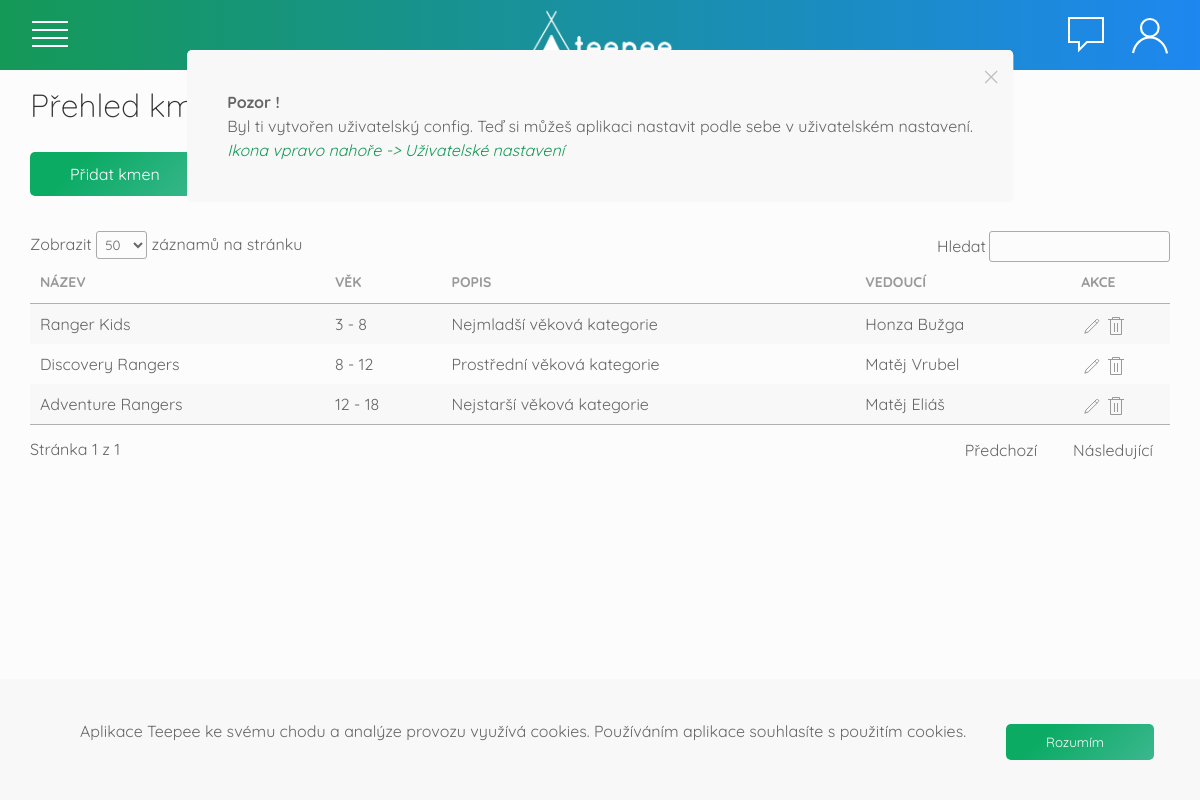
/kmeny (signed in), run on the app's committed database.
### tables this page shows
CREATE TABLE `kmen` (
  `id_kmenu` int(11) NOT NULL,
  `nazev` varchar(150) NOT NULL,
  `min_vek` int(2) NOT NULL,
  `max_vek` int(2) NOT NULL,
  `popis` text
);

CREATE TABLE `vedouci` (
  `id_vedouciho` int(11) NOT NULL,
  `jmeno` varchar(150) NOT NULL,
  `prezdivka` varchar(45) DEFAULT NULL,
  `prijmeni` varchar(150) NOT NULL,
  `datum_narozeni` date NOT NULL,
  `email` varchar(150) NOT NULL,
  `tel` varchar(17) NOT NULL,
  `login` varchar(50) NOT NULL,
  `heslo` text NOT NULL,
  `posledni_prihlaseni` datetime NOT NULL,
  `uroven` int(1) NOT NULL,
  `id_kmenu` int(11) DEFAULT NULL
);

### index.php (called while the page is built, shortened)
<?php
  try{
  $router = new RouterKontroler();
  $router->zpracuj(array($_SERVER["REQUEST_URI"]));
  $router->vypisPohled();
  }
  catch(Exception $e){
    $exception = "
    <h3><b>Ooops!</b> Něco se pokazilo</h3>
    Kód výjimky:<br>".
    $e->getMessage();
    $router->pridejZpravu($exception,"error");
    DB::syslog($exception,"exception",(isset($_SESSION["uzivatel"]->id_vedouciho)) ? $_SESSION["uzivatel"]->id_vedouciho : 0);
    die("<script>window.location.href = '/nastenka';</script>");
  }
 ?>

### model/DB.php (called while the page is built, shortened)
<?php
class DB {
  private static $spojeni;
  private static $nastaveni = array(
		PDO::ATTR_ERRMODE => PDO::ERRMODE_EXCEPTION,
    PDO::ATTR_EMULATE_PREPARES => false,
    PDO::ATTR_DEFAULT_FETCH_MODE => PDO::FETCH_ASSOC
	);
    public static function pripoj($server, $uzivatel, $heslo, $databaze)
    {
	  if (!isset(self::$spojeni))
      {
        $dsn = "mysql:host=$server;dbname=$databaze;charset=utf8";
			 self::$spojeni = new PDO(
				$dsn,
				$uzivatel,
				$heslo,
				self::$nastaveni
       );
	  }
	}
  public static function vsechnyKmeny(){
    $sql = "SELECT * FROM kmen ORDER BY min_vek ASC";
    $navrat = self::$spojeni->prepare($sql);
    $navrat->execute();
    return $navrat->fetchAll();
  }
  public static function vsichniVedouci($kmen = null){
    if($kmen !== null){
      $sql = "SELECT vedouci.*, kmen.nazev FROM vedouci,kmen WHERE vedouci.id_kmenu = kmen.id_kmenu AND kmen.nazev LIKE ? ";
    }
    else{
      $sql = "SELECT vedouci.*, kmen.nazev FROM vedouci,kmen WHERE vedouci.id_kmenu = kmen.id_kmenu";
    }
    $navrat = self::$spojeni->prepare($sql);
    if(isset($kmen)){
      $navrat->execute(array($kmen));
    }
    else {
      $navrat->execute();
    }
    return $navrat->fetchAll();
  }
}

### kontroler/KmenyKontroler.php (called while the page is built, shortened)
<?php
class KmenyKontroler extends Kontroler{
  public function zpracuj($parametry){
    if(isset($parametry[0])){
      $parametr = $parametry[0];
    }
    else{
      $parametr = null;
    }
    switch ($parametr) {
      default:
        $this->prehled();
        break;
    }
  }
  private function prehled(){
    $this->data["kmeny"] = DB::vsechnyKmeny();
  }
}
 ?>

### kontroler/RouterKontroler.php (called while the page is built, shortened)
<?php
class RouterKontroler extends Kontroler{
  protected $kontroler;
  public function zpracuj($parametry){
    $castiCesty = $this->parseURL($parametry[0]);
    $castNazKont = $this->camelCase(array_shift($castiCesty));
    $tridaKontroleru = $castNazKont . "Kontroler";
    if(file_exists("kontroler/$tridaKontroleru.php"))
      $this->kontroler = new $tridaKontroleru();
    else{
      $this->pridejZpravu("<b>404</b> <br> To, co hledáš, tady není","danger");
      $this->presmeruj("nastenka");
    }
    $this->kontroler->zpracuj($castiCesty);
    $this->kontroler->colorGenerator = new ColorGenerator();
    $this->kontroler->mailManager = new MailManager();
  }
  private function camelCase($text) {
      $text = str_replace("-", " ", $text);
      $text = ucwords($text);
      $text = str_replace(" ", "", $text);
      return $text;
  }
  private function parseURL($url) {
      $parsedURL = parse_url($url);
      $path = $parsedURL["path"];
      $path = ltrim($path,"/");
      $path = trim($path);
      $cutPath = explode("/", $path);
      return $cutPath;
  }
}

### view/kmeny.phtml (the view, shortened to what this page needs)
<div class="uk-width-1-1 uk-padding-small uk-padding-remove-top">
  <h2>Přehled kmenů</h2>
  <?php if($_SESSION["uzivatel"]->uroven >= SUPERUSER){ ?>
  <a href="#pridat-kmen" class="btn-green" uk-toggle>Přidat kmen</a>
  <?php } ?>
</div>
<div class="uk-width-1-1 uk-padding-small ">
    <div class=" uk-overflow-auto">
      <table class="data-tables uk-table uk-table-striped">
        <thead>
            <tr>
              <th>Název</th>
              <th>Věk</th>
              <th>Popis</th>
              <th>Vedoucí</th>
              <th>Akce</th>
            </tr>
        </thead>
        <tbody>
          <?php foreach ($kmeny as $kmen) {
            ?>
            <tr>
              <td>
                <?= $kmen["nazev"] ?>
              </td>
              <td>
                <?= $kmen["min_vek"]." - ".$kmen["max_vek"] ?>
              </td>
              <td>
                <?= $kmen["popis"] ?>
              </td>
              <td>
                <?php
                  $vedouci = DB::vsichniVedouci($kmen["nazev"]);
                  foreach($vedouci as $v){
                    echo "<a href='/profil/".$v["id_vedouciho"]."' class='uk-link-text'>".$v["jmeno"]." ".$v["prijmeni"]."</a><br>";
                  }
                 ?>
              </td>
              <?php if($_SESSION["uzivatel"]->uroven >= ADMIN){ ?>
                <td>
                  <a class='uk-link-muted' href='/kmeny/upravit/<?=$kmen["id_kmenu"]?>'><span uk-icon="pencil"></span></a>
                  <a class='uk-link-muted' href='/kmeny/smazat/<?=$kmen["id_kmenu"]?>' onclick="return confirm('Opravdu chceš smazat tento záznam ?')"><span uk-icon="trash"></span></a>
                </td>
              <?php }
              else{
              ?>
              <td>
                <a class='uk-link-muted' href='/kmeny/upravit/<?=$kmen["id_kmenu"]?>'><span uk-icon="pencil"></span></a>
              </td>
            <?php } ?>
            </tr>
            <?php
          }
          ?>
        </tbody>
    </table>
  </div>
</div>

### view/css/main.css (style rules this page uses)
:root { --orange:#FFE53B; --blue:#21D4FD; --light-grey: #fcfcfc; --border-size: 1px; --border-color: #f2f2f2; --green:#159957; }
body,html { height: 100%; width:100%; margin:0; padding: 0; font-family: 'Quicksand', sans-serif; background-color: var(--light-grey); }
* { font-family: 'Quicksand', sans-serif; }
h1,h2,h3,h4,.uk-heading-small,.uk-heading-medium { font-family: 'Quicksand', sans-serif; font-weight: lighter; }
a { color:#333; }
.btn-green { background-color: #3bb78f; background-image: linear-gradient(315deg, #3bb78f 0%, #0bab64 74%); padding: 10px 50px 10px 40px; display: inline-block; color:#fff; text-decoration: none; border-radius: 5px; margin: 5px 10px 5px 0px; }
.btn-orange,.btn-green,.btn-blue { border: none; cursor: pointer; }
em { color:var(--green); }

### data on the page
kmen: nazev "Ranger Kids", min_vek "3", max_vek "8", popis "Nejmladší věková kategorie"
vedouci: jmeno "Honza", prijmeni "Bužga"
kmen: nazev "Discovery Rangers", min_vek "8", max_vek "12", popis "Prostřední věková kategorie"
vedouci: jmeno "Matěj", prijmeni "Vrubel"
kmen: nazev "Adventure Rangers", min_vek "12", max_vek "18", popis "Nejstarší věková kategorie"
vedouci: jmeno "Matěj", prijmeni "Eliáš"

### other printed values
$zprava["zprava"] "Pozor ! Byl ti vytvořen uživatelský config. Teď si můžeš aplikaci nastavit podle sebe v uživatelském nastavení. Ikona vpravo nahoře -> Uživatelské nastavení"
